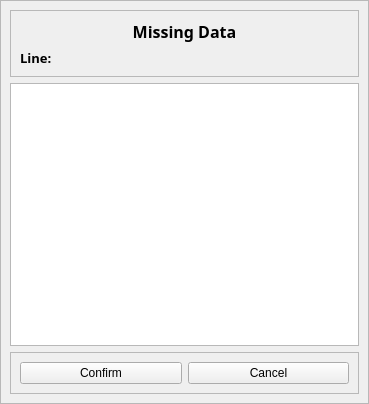
<?xml version="1.0" encoding="UTF-8"?>
<ui version="4.0">
 <class>Form</class>
 <widget class="QWidget" name="Form">
  <property name="geometry">
   <rect>
    <x>0</x>
    <y>0</y>
    <width>369</width>
    <height>404</height>
   </rect>
  </property>
  <property name="windowTitle">
   <string>Form</string>
  </property>
  <layout class="QHBoxLayout" name="horizontalLayout">
   <property name="spacing">
    <number>0</number>
   </property>
   <property name="leftMargin">
    <number>0</number>
   </property>
   <property name="topMargin">
    <number>0</number>
   </property>
   <property name="rightMargin">
    <number>0</number>
   </property>
   <property name="bottomMargin">
    <number>0</number>
   </property>
   <item>
    <widget class="QFrame" name="frame">
     <property name="frameShape">
      <enum>QFrame::StyledPanel</enum>
     </property>
     <property name="frameShadow">
      <enum>QFrame::Raised</enum>
     </property>
     <layout class="QVBoxLayout" name="verticalLayout">
      <item>
       <widget class="QFrame" name="frame_2">
        <property name="frameShape">
         <enum>QFrame::StyledPanel</enum>
        </property>
        <property name="frameShadow">
         <enum>QFrame::Raised</enum>
        </property>
        <layout class="QVBoxLayout" name="verticalLayout_2">
         <item>
          <widget class="QLabel" name="label">
           <property name="font">
            <font>
             <family>Rockwell</family>
             <pointsize>12</pointsize>
             <weight>75</weight>
             <bold>true</bold>
            </font>
           </property>
           <property name="text">
            <string>Missing Data</string>
           </property>
           <property name="alignment">
            <set>Qt::AlignCenter</set>
           </property>
          </widget>
         </item>
         <item>
          <widget class="QLabel" name="label_2">
           <property name="font">
            <font>
             <family>Rockwell</family>
             <pointsize>10</pointsize>
             <weight>75</weight>
             <bold>true</bold>
            </font>
           </property>
           <property name="text">
            <string>Line:</string>
           </property>
          </widget>
         </item>
        </layout>
       </widget>
      </item>
      <item>
       <widget class="QTableView" name="tableView"/>
      </item>
      <item>
       <widget class="QFrame" name="frame_3">
        <property name="frameShape">
         <enum>QFrame::StyledPanel</enum>
        </property>
        <property name="frameShadow">
         <enum>QFrame::Raised</enum>
        </property>
        <layout class="QHBoxLayout" name="horizontalLayout_2">
         <item>
          <widget class="QPushButton" name="Confirm_btn">
           <property name="text">
            <string>Confirm</string>
           </property>
          </widget>
         </item>
         <item>
          <widget class="QPushButton" name="Cancel_btn">
           <property name="text">
            <string>Cancel</string>
           </property>
          </widget>
         </item>
        </layout>
       </widget>
      </item>
     </layout>
    </widget>
   </item>
  </layout>
 </widget>
 <resources/>
 <connections/>
</ui>
